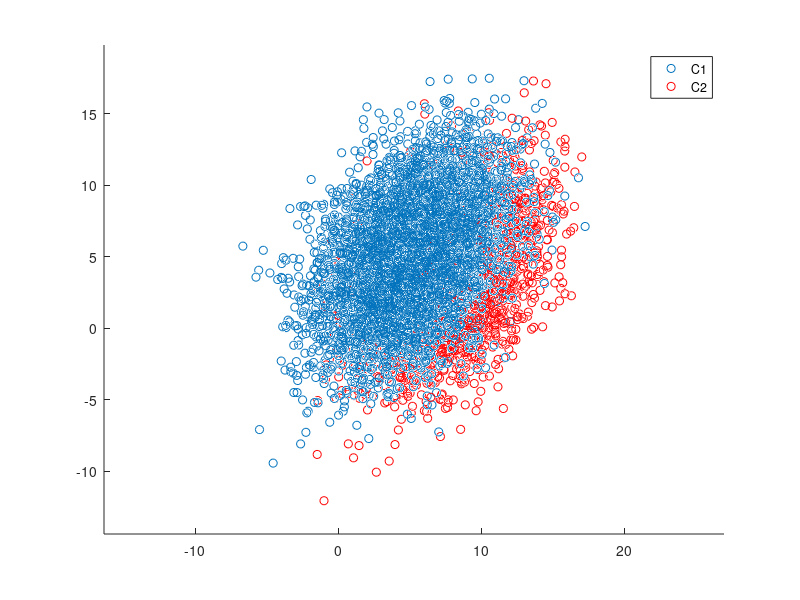

Write the MATLAB code that produced this figure. (Note: this script raises an error after producing the figure.)
load ('donnees1.mat')
load('donnees2.mat')

close all
figure('name', 'C1 et C2');
hold on
axis equal
scatter3(C1(:, 1), C1(:,2),C1(:, 3))
scatter3(C2(:, 1), C2(:,2),C2(:, 3), 'r')
legend('C1','C2');
hold off


mean(C1)
mean(C2)
% MAP
sizeC1 = length(C1);
sizeC2 = length(C2);

nbIter = 100;
sizeTrain = 100;
nbC1Erreur = zeros(nbIter);
nbC2Erreur = zeros(nbIter);
erreurmoyenne = zeros(nbIter);
for i=1:nbIter
    sizeC1train = length(C1) * 10 / 100;
    C1Indice = randperm(sizeC1, sizeC1);
    TrainC1Indice = C1Indice(1:sizeC1train);
    TrainC1 = C1(TrainC1Indice,:);
    muC1Train = mean(TrainC1);
    sigmaC1Train = cov(TrainC1);
    
    sizeC2train = length(C2) * 10 / 100;
    C2Indice = randperm(sizeC2,sizeC2);
    TrainC2Indice = C2Indice(1:sizeC2train);
    TrainC2 = C2(TrainC2Indice,:);
    muC2Train = mean(TrainC2);
    sigmaC2Train = cov(TrainC2);
    
    TestC2Indice =  C2Indice(sizeTrain+1:sizeC2);
    TestC1Indice =  C1Indice(sizeTrain+1:sizeC1);
    
    TestC2 =  [C2(TestC2Indice,:); C2(TestC2Indice,:)];
    TestC1 = [C1(TestC1Indice,:); C1(TestC1Indice,:)];
    
    ResC2 = MyClassify(TestC2,muC2Train,sigmaC2Train,muC1Train,sigmaC1Train, sizeC2, sizeC1);
    ResC1 = MyClassify(TestC1,muC2Train,sigmaC2Train,muC1Train,sigmaC1Train,sizeC2, sizeC1);
    nbC1Erreur(i) = (size(ResC2,1)-sum(ResC2)) ./ (length(TestC2) + length(TestC1));
    nbC2Erreur(i) = sum(ResC1) ./ (length(TestC2) + length(TestC1));
    
    erreurmoyenne(i) = ((nbC1Erreur(i) * length(TestC2)) + (nbC2Erreur(i) * length(TestC1)))./ (length(TestC1) + length(TestC2));
end;

figure('Name','Erreur');
hold on
plot(1:nbIter,nbC1Erreur,'b')
plot(1:nbIter,nbC2Erreur, 'r')
plot(1:nbIter, erreurmoyenne,'g')
legend('C1','C2','Erreur')
hold off

%ACP
ech = [C1;C2];
[acp, C, moy] = CalculACP(ech);
figure('Name','ACP');
scatter3(ech(:,1),ech(:,2),ech(:,3));
hold on
W = transpose([acp(:,1),acp(:,2)]);
Cproj = transpose(W * C');
plot(acp(:,1),acp(:,2),'r');
scatter(Cproj(:,1),Cproj(:,2));
hold off
